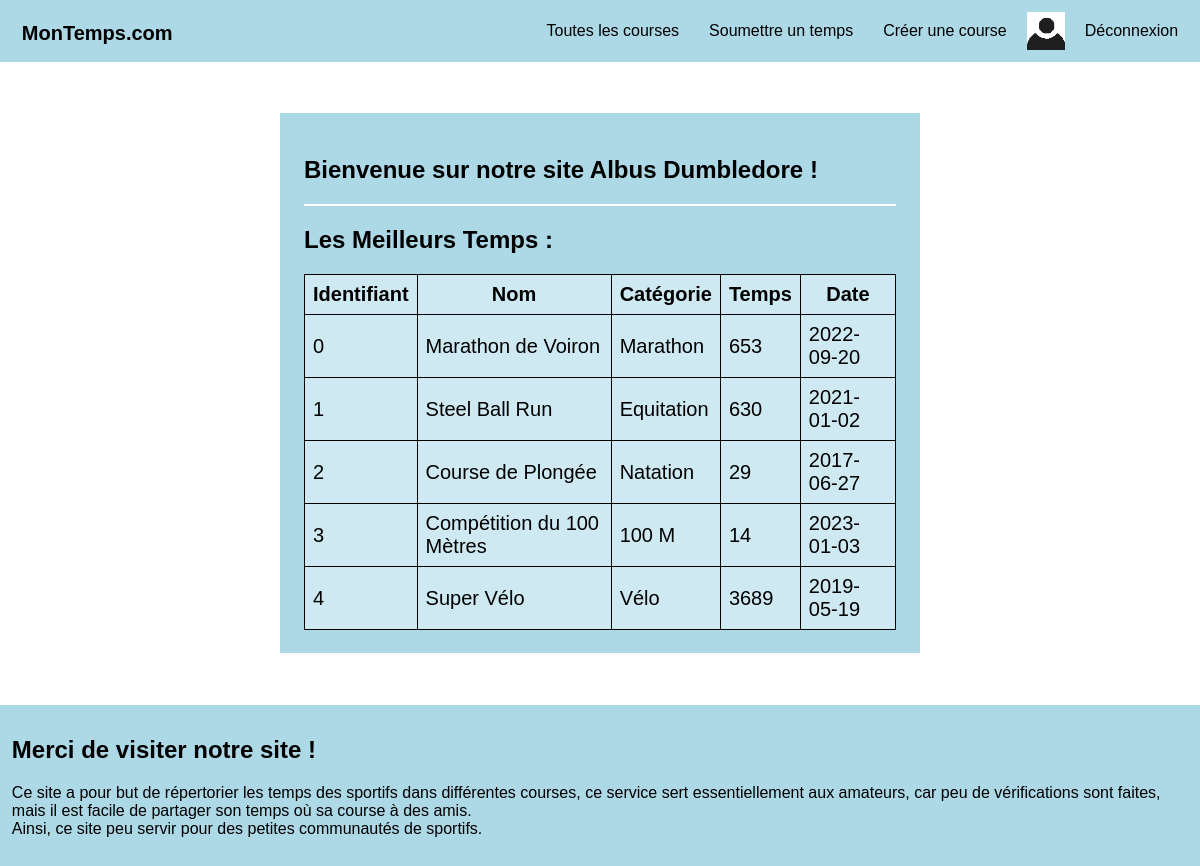
The app's page / (signed in) with its own data.
### tables this page shows
CREATE TABLE Utilisateurs (
	"email" TEXT UNIQUE NOT NULL,
	"password" TEXT NOT NULL,
	"nickname" TEXT NOT NULL,
	"age" INT NOT NULL,
	CONSTRAINT PK_Utilisateurs PRIMARY KEY ("email"),
	CHECK("email" LIKE "%@%")
);

CREATE TABLE Courses (
	"id" TEXT UNIQUE NOT NULL,
	"name" TEXT NOT NULL,
	"type" TEXT NOT NULL,
	"date" TEXT NOT NULL,
	CONSTRAINT PK_Courses PRIMARY KEY ("id")
);

### index.php (the view)
<?php
include 'header.php';
?>
</header>
<section>
    <?php if(is_logged()): ?>
        <h1>Bienvenue sur notre site <?=get_account_info("nickname")?> !</h1>
        <hr>
    <?php endif; ?>
    <h2>Les Meilleurs Temps :</h2>
    <?php
    $result = $connexion->query("SELECT id, name, type, date FROM Courses AS C");
    echo "<table>
        <tr>
            <th>Identifiant</th>
            <th>Nom</th>
            <th>Catégorie</th>
            <th>Temps</th>
            <th>Date</th>
        </tr>";
    foreach($result as $row)
    {
        $id = $row['id'];
        $result = $connexion->query(
            "SELECT MIN(temps) AS min
        FROM Temps
        WHERE id = \"$id\"");
        $temps = $result->fetchAll()[0]['min'];
        echo "<tr>
            <td>".$id."</td>
            <td>".$row['name']."</td>
            <td>".$row['type']."</td>
            <td>".$temps."</td>
            <td>".$row['date']."</td>
        <tr>";
    }
    echo "</table>";
    ?>
</section>
<?php include 'footer.php' ?>

### assets/style.css (style rules this page uses)
* { color: black; font-family: sans-serif; }
body { background-color: white; }
hr { border: 1px solid white; color: white; }
section { background-color: lightblue; margin: auto; margin-bottom: 5%; margin-top: 5%; padding: 2%; position: relative; width: 50%; }
table { border-collapse: collapse; display: flex; justify-content: space-around; font-size: 20px; }
td, th { background-color: rgb(206, 233, 241); border: 1px solid black; padding: 8px; }

### records on screen
utilisateurs: nickname "Albus Dumbledore"
courses: id "0", name "Marathon de Voiron", type "Marathon", temps "653", date "2022-09-20"
courses: id "1", name "Steel Ball Run", type "Equitation", temps "630", date "2021-01-02"
courses: id "2", name "Course de Plongée", type "Natation", temps "29", date "2017-06-27"
courses: id "3", name "Compétition du 100 Mètres", type "100 M", temps "14", date "2023-01-03"
courses: id "4", name "Super Vélo", type "Vélo", temps "3689", date "2019-05-19"

### other values on screen
NOM_SITE "MonTemps.com"
